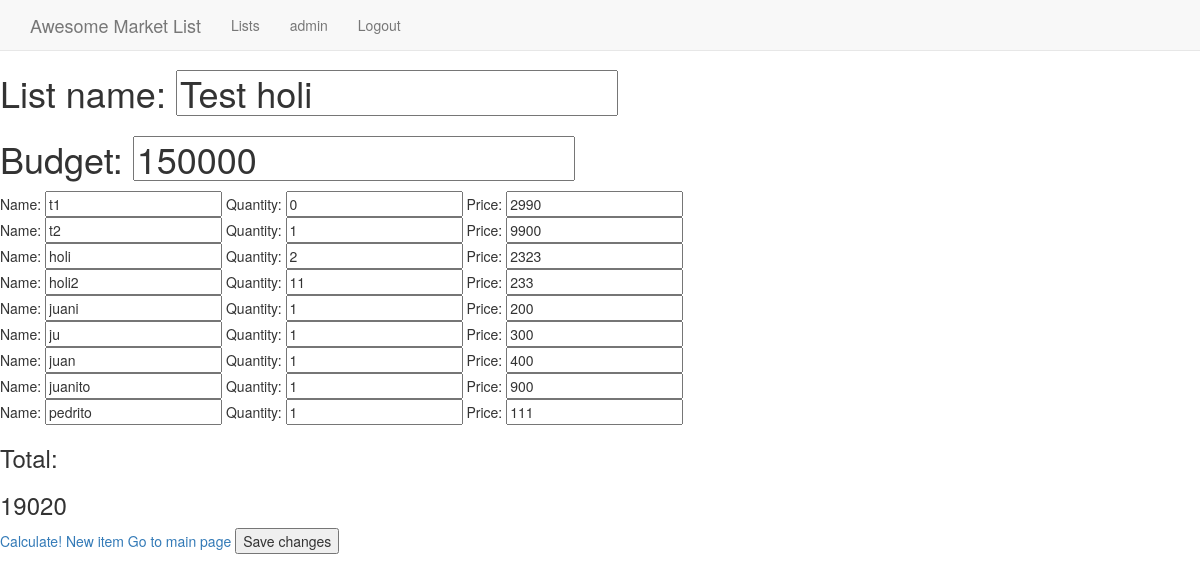
The page /lists/1/ (signed in) on the database its author committed.
### lists/models.py (models this page shows, shortened)
class List(models.Model):
    name = models.CharField(max_length=20)
    budget = models.IntegerField(default=0)
    tag = models.ForeignKey(Tag, on_delete=models.CASCADE)
    user = models.ForeignKey(User)

class Item(models.Model):
    name = models.CharField(max_length=20)
    quantity = models.IntegerField(default=0)
    price = models.IntegerField(default=0)
    parent_list = models.ForeignKey(List, on_delete=models.CASCADE)

### lists/views.py (the view)
# urls.py: url(r'^(?P<pk>[0-9]+)/$', views.DetailView.as_view(), name='detail'),
class DetailView(LoginRequiredMixin, generic.DetailView):
    model = List
    template_name = 'lists/detail.html'
    login_url = '/login/'
    redirect_field_name = 'redirect_to'

### lists/templates/lists/detail.html (shortened to what this page needs)
{% extends 'base.html' %}
{% block content %}
<form action="{% url 'lists:update' list.id %}" method='POST'>
    <h1>List name: <input type="text" name="name" value="{{list.name}}"/></h1>
    <h1>Budget: <input type="number" name="budget" value="{{list.budget}}"/></h1>
    <div id='item_list'>
    {% for item in list.item_set.all %}
        <div class='item'>
            Name: <input type='text' class='item_name' value='{{item.name}}' onchange='save_item(this);'/>
            Quantity: <input type='number' class='item_quantity' value='{{item.quantity}}' onchange='save_item(this);' onkeyup='update_total();'/>
            Price: <input type='number' class='item_price' value='{{item.price}}' onchange='save_item(this);' onkeyup='update_total();'/>
        </div>
    {% endfor %}
    </div>
    <div><h3>Total: </h3><h3 id='total'>0</h3></div>
    <a onclick='update_total();'>Calculate!</a>
    <a id='new_item'>New item</a>
    <a href="{% url 'lists:index' %}">Go to main page</a>
    <input type="submit" value="Save changes"/>
</form>
{% endblock %}

### lists/templates/base.html (shortened to what this page needs)
{% load staticfiles %}
<!DOCTYPE html>
<html lang="en">
<head>
    <link href="https://maxcdn.bootstrapcdn.com/bootstrap/3.3.7/css/bootstrap.min.css" rel="stylesheet">
    <link rel="stylesheet" href="{% static 'css/main.css' %}" type="text/css" />
</head>
<body id="page-top" data-spy="scroll" data-target=".navbar-fixed-top">
    <nav class="navbar navbar-default navbar-fixed-top" role="navigation">
        <div class="container">
            <div class="navbar-header page-scroll">
                <a class="navbar-brand page-scroll" href="#page-top">Awesome Market List</a>
            </div>
            <div class="collapse navbar-collapse navbar-ex1-collapse">
                <ul class="nav navbar-nav">
                    <li>
                        <a class="page-scroll" href="{% url 'lists:index' %}">Lists</a>
                    </li>
                    {% if user.is_authenticated %}
                    <li>
                        <a class="page-scroll" href="/user/">{{user.username}}</a>
                    </li>
                    <li>
                        <a class="page-scroll" href="/logout/">Logout</a>
                    </li>
                    {% else %}
                    <li>
                        <a class="page-scroll" href="/login/">Login</a>
                    </li>
                    {% endif %}
                </ul>
            </div>
        </div>
    </nav>
    <main>
        {% block content %}
        {% endblock %}
    </main>
</body>
</html>

### lists/static/css/main.css (style rules this page uses)
body { padding-top: 50px; }

### rows shown on the page
List: name "Test holi", budget "150000"
Item: name "t1", quantity "0", price "2990"
Item: name "t2", quantity "1", price "9900"
Item: name "holi", quantity "2", price "2323"
Item: name "holi2", quantity "11", price "233"
Item: name "juani", quantity "1", price "200"
Item: name "ju", quantity "1", price "300"
Item: name "juan", quantity "1", price "400"
Item: name "juanito", quantity "1", price "900"
Item: name "pedrito", quantity "1", price "111"

### other values the page prints
{{ user.username }} "admin"
